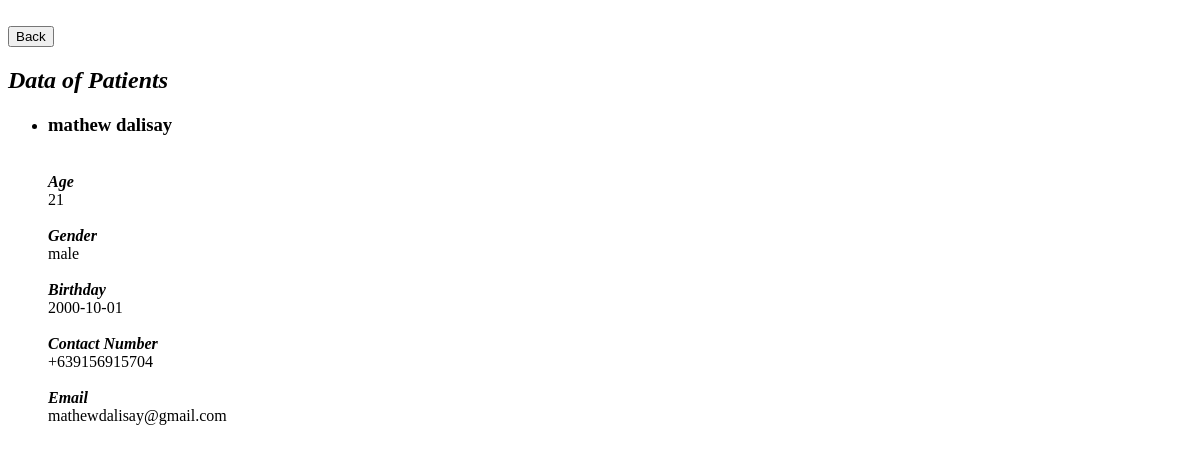
Before: /users/view-patients.php (signed in) with the older database file.
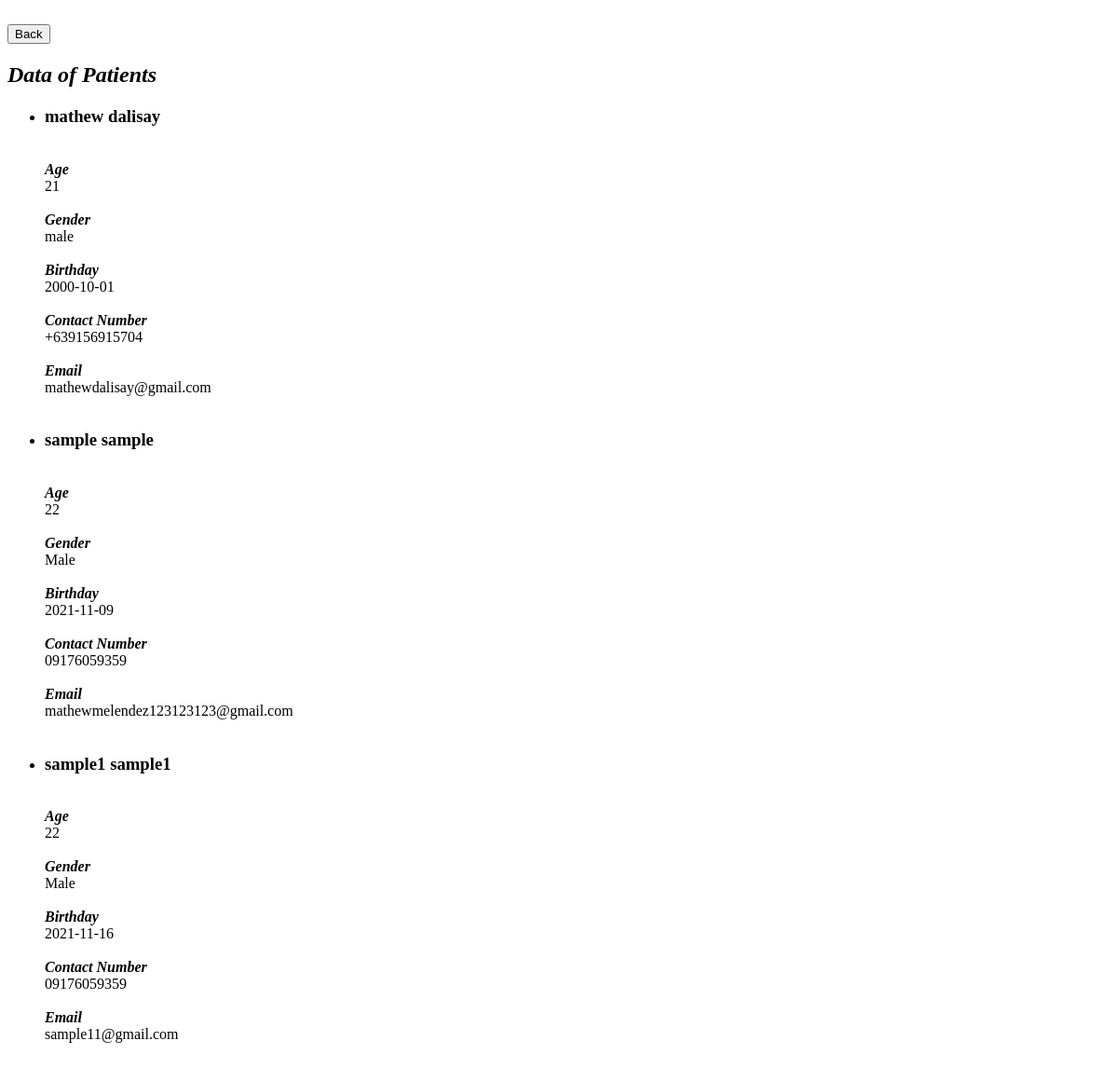
After: the same page with the newer database file.
### tables this page shows
CREATE TABLE `patients` (
  `id` int(11) NOT NULL,
  `email` varchar(50) NOT NULL,
  `password` varchar(20) NOT NULL,
  `first_name` varchar(30) NOT NULL,
  `last_name` varchar(30) NOT NULL,
  `age` int(20) NOT NULL,
  `gender` varchar(20) NOT NULL,
  `date_of_birth` date NOT NULL,
  `mobile_number` varchar(13) NOT NULL,
  `hmo` varchar(20) NOT NULL,
  `patient_id` int(50) NOT NULL,
  `v_code` varchar(20) NOT NULL,
  `email_status` int(11) NOT NULL,
  `date_time_created` datetime NOT NULL,
  `date_time_updated` datetime DEFAULT NULL,
  `remarks` varchar(20) DEFAULT NULL
);

### users/view-patients.php (the view, shortened to what this page needs)
<?php
include('../connection.php');
?>
<!DOCTYPE html>
<html lang="en">
<head>
</head>
<body>
<br>
<div class="back">
    <form action="home.php" method="POST">
        <input type="submit" name="home" value="Back">
    </form>
</div>
<h2><i>Data of Patients</i></h2>
<?php
$query_patients = "SELECT * FROM patients";
$run = mysqli_query($conn,$query_patients);
if(mysqli_num_rows($run) > 0){
    foreach($run as $row){
        ?>
        <ul class="card-container">
            <li>
                <div class= "card">
                        <div class="card-body">
                            <h3><?php echo $row ['first_name'] . " ".  $row ['last_name']?></h3><br>
                            <b><i><label for="">Age</label></i></b><br>
                            <?php echo $row ['age']?><br><br>
                            <b><i><label for="">Gender</label></b></i><br>
                            <?php echo $row ['gender']?><br><br>
                            <b><i><label for="">Birthday</label></b></i><br>
                            <?php echo $row ['date_of_birth']?><br><br>
                            <b><i><label for="">Contact Number</label></b></i><br>
                            <?php echo $row ['mobile_number']?><br><br>
                            <b><i><label for="">Email</label></b></i><br>
                            <?php echo $row ['email']?><br><br>
                        </div>
                </div>
            </li>
        </ul>
        <?php
    }
}else{
    echo "No Patients ". $conn->error;
}
?>
</body>
</html>

Changed rows visible on the page:
added patients: first_name "sample", last_name "sample", age "22", gender "Male", date_of_birth "2021-11-09", mobile_number "09176059359", email "mathewmelendez123123123@gmail.com"
added patients: first_name "sample1", last_name "sample1", age "22", gender "Male", date_of_birth "2021-11-16", mobile_number "09176059359", email "sample11@gmail.com"
